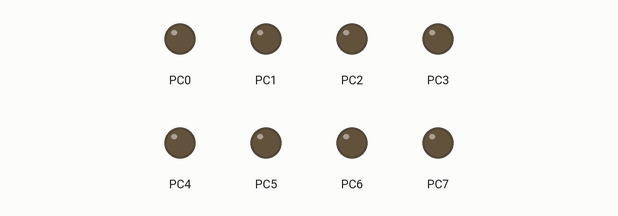
This program was run on a simulated ATmega2560, built with avr-gcc and emulated at 16 MHz. Parts: output pins drawn as LEDs (lit = HIGH).

Above: at 0.12 s.
At 1.11 s:
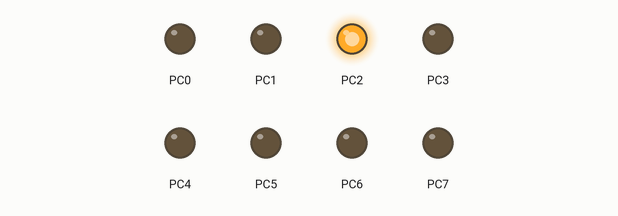
At 2.1 s:
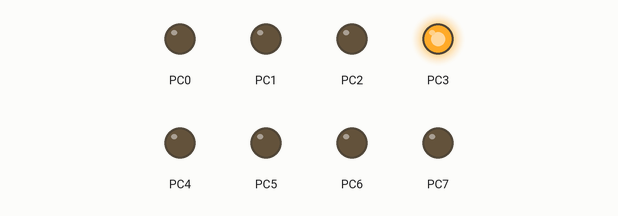
At 4.34 s:
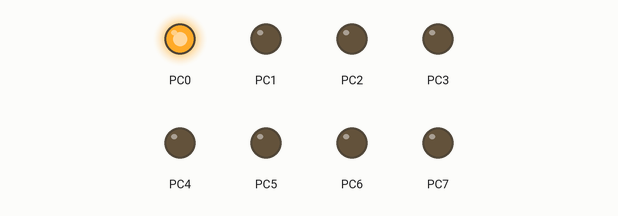
At 6.57 s:
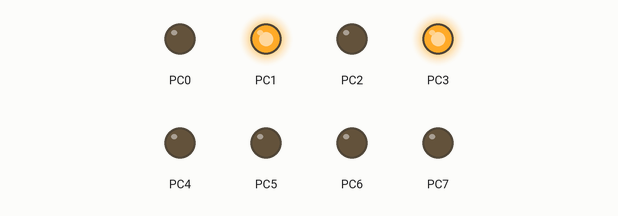
At 8.8 s:
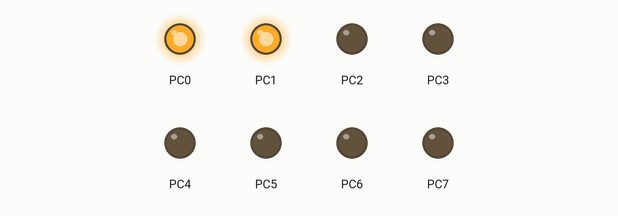
Timing chart, 0 to 9.1 s (numbered marks = the images above):
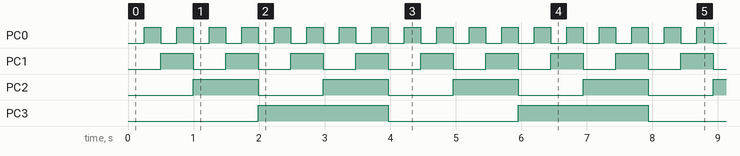

The program:

main.c
```c
/*
 * Timer0_Temporizador.c
 *
 * Created: 7/11/2020 16:16:42
 * Author : Wels
 */
#define F_CPU	16000000UL

#include <avr/io.h>
#include <avr/interrupt.h>
#include <util/delay.h>
#include <stdint.h>

#define LEDS_DDR	DDRC
#define LEDS		PORTC

// Temporizador 1ms -> 250 => 250ms
#define Tiempo		194

uint8_t cuenta = 0;
uint8_t valor = 0;

int main(void)
{
	LEDS_DDR = 0xFF;// PUERTO C SALIDA
	LEDS = 0x00; // PUERTO C APAGADO
	TCCR0A = 0x00;
	TCCR0B = 0x04;// Prescaler 256 y Temporizador
	TCNT0 = Tiempo; // 194 -> 1ms
	TIFR0 |= (1<<TOV0); // LIMPIANDO INTERRUPCION
	TIMSK0 |= (1<<0); // HABILITANDO INTERRUPCION
	sei();
    while (1)
    {
    }
}

ISR (TIMER0_OVF_vect){
	TCNT0 = Tiempo;// VUELVE A CARGAR EL VALOR TIEMPO 1MS
	cuenta++; //cuenta aumenta de 1 en 1
	if (cuenta == 250)
	{
		cuenta = 0;
		valor++;
		if (valor > 15)
		{
			valor = 0;
		}
		LEDS = valor;
	}
}
```

Measured:
- by itself, PC0: alternates HIGH for 0.25 s and LOW for 0.25 s
- by itself, PC1: alternates HIGH for 0.50 s and LOW for 0.50 s
- by itself, PC2: alternates HIGH for 0.99 s and LOW for 0.99 s
- by itself, PC3: alternates HIGH for 2.0 s and LOW for 2.0 s
